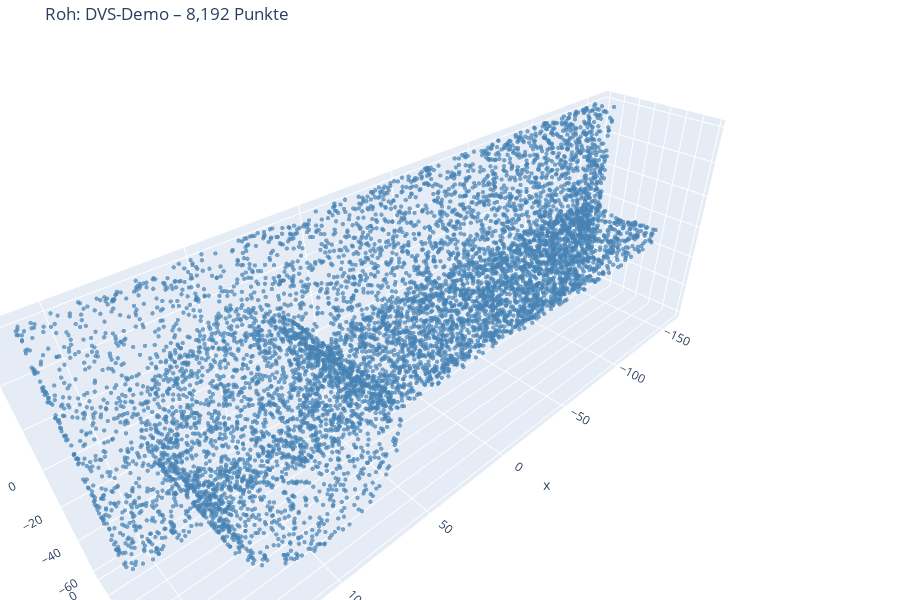

The notebook cell saved with this chart:
### Markdown cell above
## 4 – Rohe CAD-Punktwolke anschauen

### Code cell
plot_single(pcd_raw, f'Roh: {STEP_FILE.stem}', color='steelblue')

### Figure 1 — Plotly figure (JSON) as saved in the notebook; plotly's stock layout.template omitted (floating-point values rounded to 4 significant figures; data arrays with more than 128 entries replaced by an {"elided": "..."} marker saying what was removed)
{"data": [{"marker": {"color": "steelblue", "opacity": 0.7, "size": 1.5}, "mode": "markers", "name": "Roh: DVS-Demo (8,192 Punkte)", "type": "scatter3d", "x": {"elided": "8192 float values"}, "y": {"elided": "8192 float values"}, "z": {"elided": "8192 float values"}}], "layout": {"height": 600, "margin": {"b": 0, "l": 0, "r": 0, "t": 40}, "scene": {"aspectmode": "data"}, "title": {"text": "Roh: DVS-Demo – 8,192 Punkte"}}}
